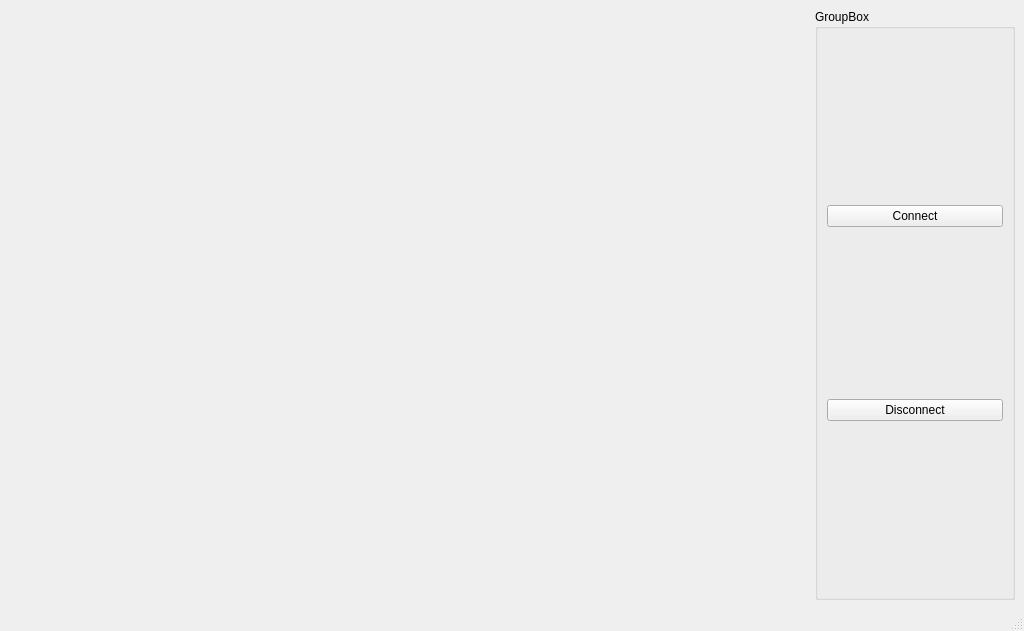
<?xml version="1.0" encoding="UTF-8"?>
<ui version="4.0">
 <class>MainWindow</class>
 <widget class="QMainWindow" name="MainWindow">
  <property name="geometry">
   <rect>
    <x>0</x>
    <y>0</y>
    <width>1024</width>
    <height>631</height>
   </rect>
  </property>
  <property name="windowTitle">
   <string>MainWindow</string>
  </property>
  <widget class="QWidget" name="centralwidget">
   <layout class="QHBoxLayout" name="horizontalLayout">
    <item>
     <widget class="GLWidget" name="widget" native="true">
      <property name="maximumSize">
       <size>
        <width>16777215</width>
        <height>16777215</height>
       </size>
      </property>
     </widget>
    </item>
    <item>
     <widget class="QGroupBox" name="groupBox">
      <property name="maximumSize">
       <size>
        <width>200</width>
        <height>16777215</height>
       </size>
      </property>
      <property name="title">
       <string>GroupBox</string>
      </property>
      <layout class="QVBoxLayout" name="verticalLayout">
       <item>
        <spacer name="verticalSpacer_2">
         <property name="orientation">
          <enum>Qt::Vertical</enum>
         </property>
         <property name="sizeHint" stdset="0">
          <size>
           <width>20</width>
           <height>138</height>
          </size>
         </property>
        </spacer>
       </item>
       <item>
        <widget class="QPushButton" name="MainWindow_ConnectButton">
         <property name="text">
          <string>Connect</string>
         </property>
        </widget>
       </item>
       <item>
        <spacer name="verticalSpacer">
         <property name="orientation">
          <enum>Qt::Vertical</enum>
         </property>
         <property name="sizeHint" stdset="0">
          <size>
           <width>20</width>
           <height>40</height>
          </size>
         </property>
        </spacer>
       </item>
       <item>
        <widget class="QPushButton" name="MainWindow_DisconnectButton">
         <property name="text">
          <string>Disconnect</string>
         </property>
        </widget>
       </item>
       <item>
        <spacer name="verticalSpacer_3">
         <property name="orientation">
          <enum>Qt::Vertical</enum>
         </property>
         <property name="sizeHint" stdset="0">
          <size>
           <width>20</width>
           <height>138</height>
          </size>
         </property>
        </spacer>
       </item>
      </layout>
     </widget>
    </item>
   </layout>
  </widget>
  <widget class="QMenuBar" name="menubar">
   <property name="geometry">
    <rect>
     <x>0</x>
     <y>0</y>
     <width>1024</width>
     <height>26</height>
    </rect>
   </property>
  </widget>
  <widget class="QStatusBar" name="statusbar"/>
 </widget>
 <customwidgets>
  <customwidget>
   <class>GLWidget</class>
   <extends>QWidget</extends>
   <header>glwidget.h</header>
   <container>1</container>
  </customwidget>
 </customwidgets>
 <resources/>
 <connections/>
</ui>
